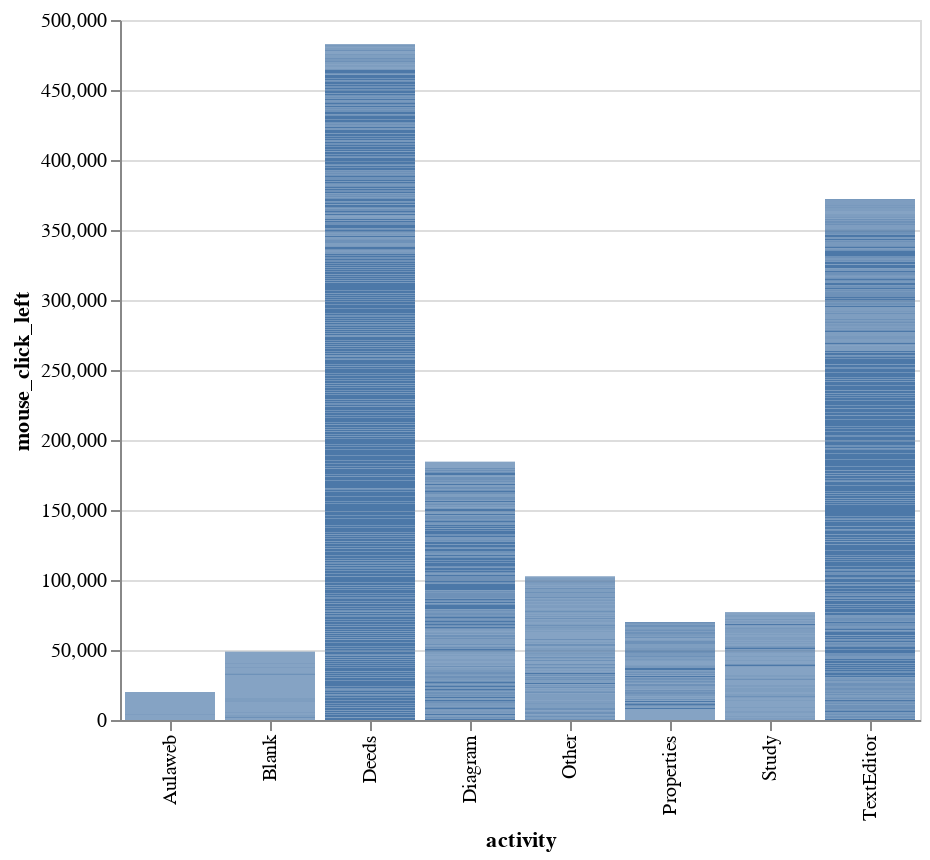

Notebook cell for this chart:
### Code cell
# for each student:
# 2. their activity - log within one session (bar plots)

student_slider = alt.binding_range(min=1, max=115, step=1)
student_selection = alt.selection_single(bind=student_slider, fields=['student'], name="Student ID")

alt.Chart(log_session, width=400, height=350).mark_bar().encode(
    x = 'activity',
    y = 'mouse_click_left'
).transform_calculate(
    student = 'datum.student_id'
).add_selection(
    student_selection
).transform_filter(
    student_selection
)

# # student slider
# student_slider = alt.binding_range(min=1, max=115, step=1)
# session_slider = alt.binding_range(min=1, max=6, step=1)
# student_selection = alt.selection_single(bind=student_slider, fields=['student'], name="Student ID")
# session_selection = alt.selection_single(bind=session_slider, fields=['session'], name="Session")

# filter_student = base.add_selection(
#     student_selection,
#     session_selection
# ).transform_filter(
#     student_selection,
#     session_selection
# ).properties(title="Student Filtering")

# filter_student

# # session slider
# session_slider = alt.binding_range(min=1, max=6, step=1)
# session_selection = alt.selection_single(bind=session_slider, fields=['session'], name="Session")

# filter_session = base.add_selection(
#     session_selection
# ).transform_filter(
#     session_selection
# ).properties(title="Session Filtering")


# filter_student | filter_session

### Figure 1 — Vega-Lite specification as saved in the notebook (floating-point values rounded to 4 significant figures; data arrays with more than 128 entries replaced by an {"elided": "..."} marker saying what was removed)
{"config": {"view": {"continuousWidth": 400, "continuousHeight": 300}}, "data": {"name": "data-088a0a8dc6bf7aaabd98b102a240c82f"}, "mark": "bar", "encoding": {"x": {"type": "nominal", "field": "activity"}, "y": {"type": "quantitative", "field": "mouse_click_left"}}, "height": 350, "selection": {"Student ID": {"type": "single", "bind": {"input": "range", "max": 115, "min": 1, "step": 1}, "fields": ["student"]}}, "transform": [{"calculate": "datum.student_id", "as": "student"}, {"filter": {"selection": "Student ID"}}], "width": 400, "$schema": "https://vega.github.io/schema/vega-lite/v4.8.1.json", "datasets": {"data-088a0a8dc6bf7aaabd98b102a240c82f": {"elided": "4068 records"}}}
